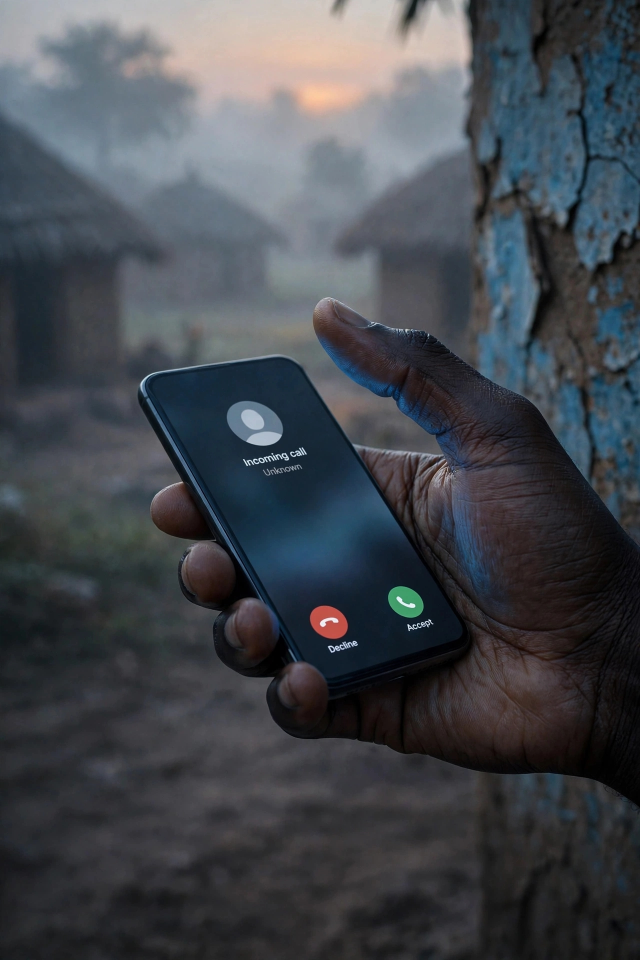
#> input picture serie/images/N25.jpg, 1280 x 1920 px (shown at 1/2 size)
$ python patch_phone.py
#> lines starting #> are read from the running program, lines starting #| are printed output that depends on the picture; after the words box and inside, x2 and y2 are one past the last pixel; in counts of white or black regions, pixels touching at a corner belong together
"""Remplace le texte anglais de l'écran du téléphone (N25) par du français : « Maman / Appel entrant »."""
import cv2, numpy as np, os
from PIL import Image, ImageDraw, ImageFont
ROOT = os.path.dirname(os.path.dirname(os.path.abspath(__file__)))
img = cv2.imread(os.path.join(ROOT, "images/N25.jpg"))
#> img is the input picture: shape (1920, 1280, 3); mean B, G, R 77.7, 71.7, 67.5
mask = np.zeros(img.shape[:2], np.uint8)
for x0, y0, x1, y1 in [(455, 890, 645, 990), (635, 1255, 735, 1325), (790, 1220, 890, 1285)]:
    cv2.rectangle(mask, (x0, y0), (x1, y1), 255, -1)
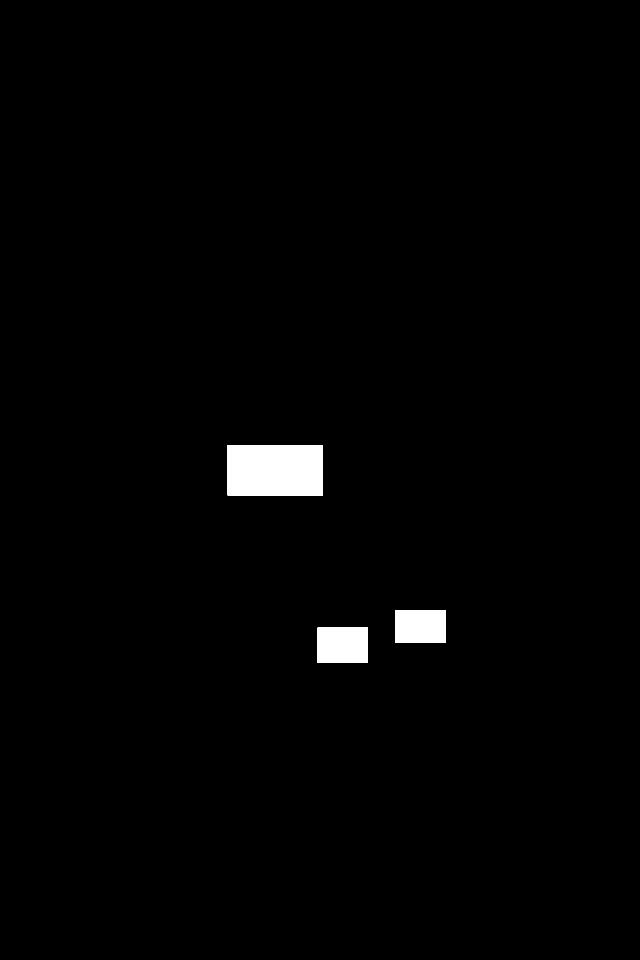
#> mask: shape (1920, 1280) (shown at 1/2 size); 1.3% white; 3 white regions, box (x1, y1, x2, y2) and area: (455, 890, 646, 991) 19291, (635, 1255, 736, 1326) 7171, (790, 1220, 891, 1286) 6666
img = cv2.inpaint(img, mask, 9, cv2.INPAINT_TELEA)
pil = Image.fromarray(cv2.cvtColor(img, cv2.COLOR_BGR2RGB)).convert("RGBA")
F = "/usr/share/fonts/opentype/inter/Inter-Bold.otf"
def put(text, center, size, angle, fill):
#> called with text = 'Maman', center = (548, 918), size = 38, angle = 10, fill = (235, 240, 245, 255)
    f = ImageFont.truetype(F, size)
    lay = Image.new("RGBA", (500, 140), (0, 0, 0, 0)); d = ImageDraw.Draw(lay)
#> after `lay = Image.new('RGBA', (500, 140), (0, 0, 0, 0))`: lay: PIL image 500x140 RGBA; every value is 0
    w = d.textlength(text, font=f); d.text(((500 - w) / 2, 40), text, font=f, fill=fill)
#> after `w = d.textlength(text, font=f)`: w = 137.9
    lay = lay.rotate(angle, resample=Image.BICUBIC, expand=True)
#> lay: PIL image 518x226 RGBA
    pil.alpha_composite(lay, (int(center[0] - lay.width / 2), int(center[1] - lay.height / 2)))
put("Maman", (548, 918), 38, 10, (235, 240, 245, 255))
put("Appel entrant", (548, 960), 24, 10, (150, 160, 170, 255))
#> call 2 of put, with text = 'Appel entrant', center = (548, 960), size = 24, angle = 10, fill = (150, 160, 170, 255)
#> in put (call 2), `w = d.textlength(text, font=f)`: w = 159.8
#> in put (call 2), `lay = lay.rotate(angle, resample=Image.BICUBIC, expand=True)`:
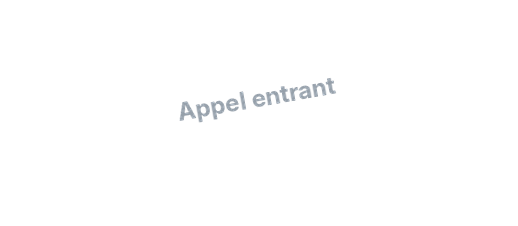
#> lay: PIL image 518x226 RGBA; mean R, G, B, A 2.3, 2.4, 2.6, 2.5; transparent parts drawn white
put("Refuser", (688, 1295), 21, 17, (225, 230, 235, 255))
put("Accepter", (842, 1250), 21, 14, (225, 230, 235, 255))
pil.convert("RGB").save(os.path.join(ROOT, "images/N25_fr.png"))
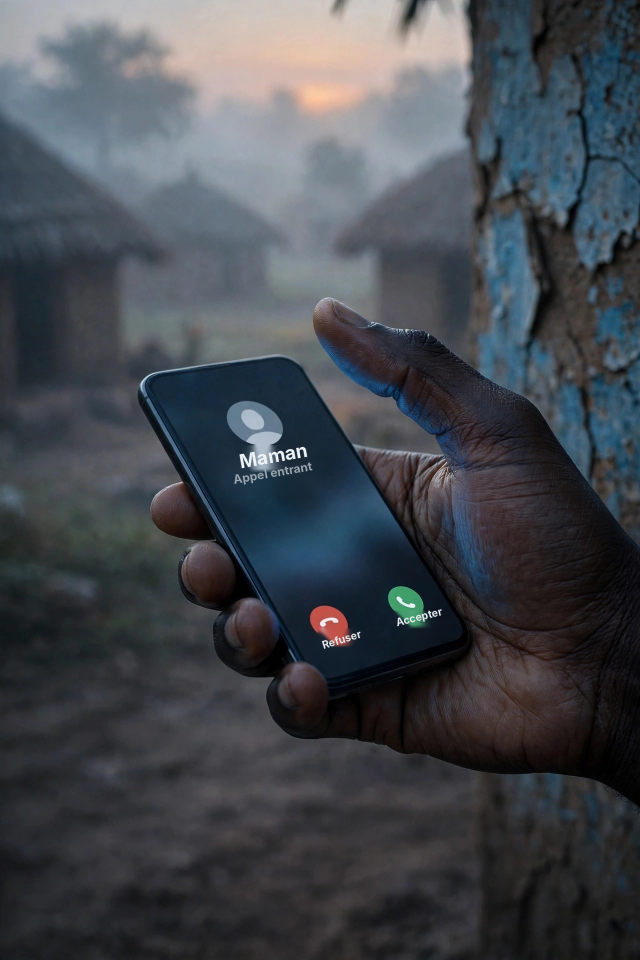
#> saved as N25_fr.png: PIL image 1280x1920 RGB (shown at 1/2 size); mean R, G, B 67.8, 72, 78

$ run again, with serie/images/N22.jpg copied over serie/images/N25.jpg
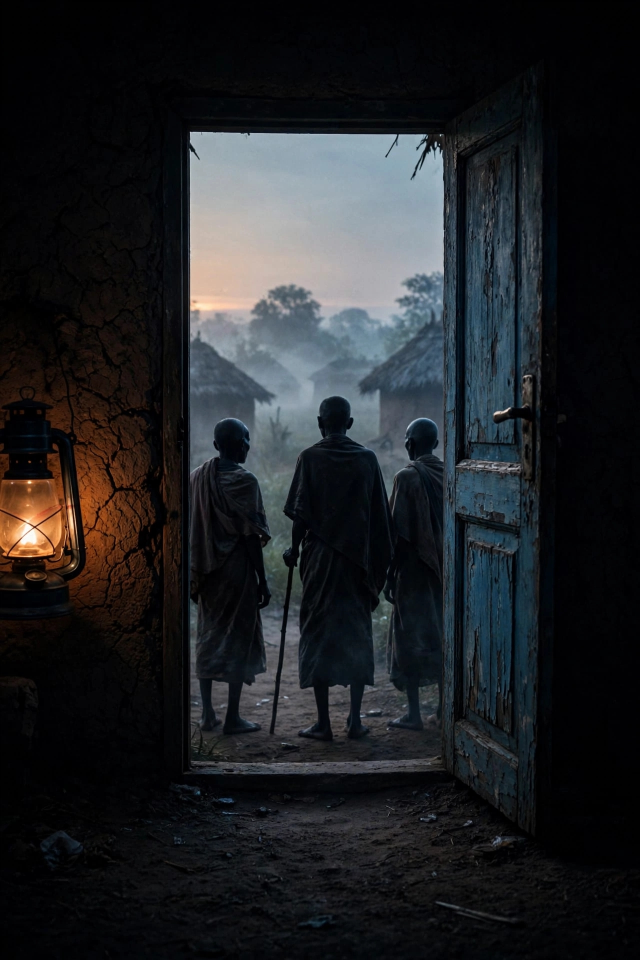
#> input picture serie/images/N22.jpg, 1280 x 1920 px (shown at 1/2 size)
#> img is the input picture: shape (1920, 1280, 3); mean B, G, R 36.5, 33.8, 32.1
#> w = 137.9
#> `pil.convert("RGB").save(os.path.join(ROOT, "images/N25_fr.png"))`:
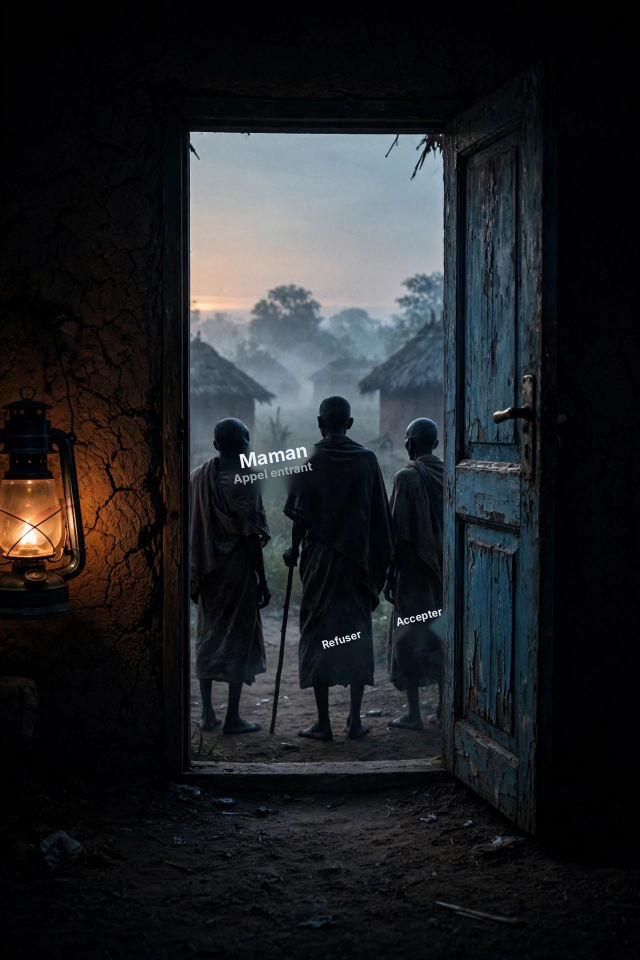
#> saved as N25_fr.png: PIL image 1280x1920 RGB (shown at 1/2 size); mean R, G, B 32.3, 34.1, 36.8

$ run again, with serie/images/N23.jpg copied over serie/images/N25.jpg
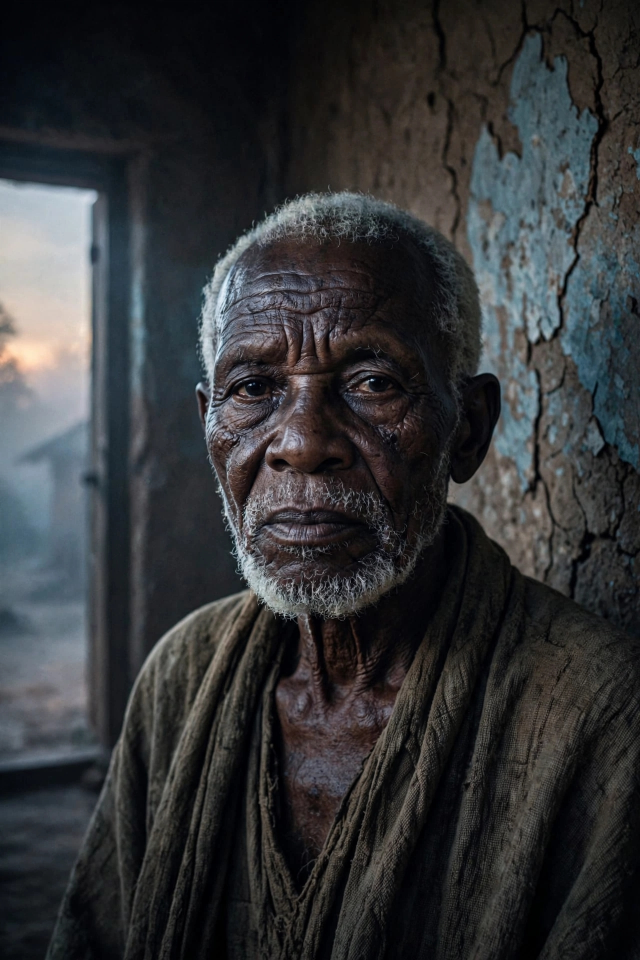
#> input picture serie/images/N23.jpg, 1280 x 1920 px (shown at 1/2 size)
#> img is the input picture: shape (1920, 1280, 3); mean B, G, R 55.2, 53.3, 51.7
#> w = 137.9
#> `pil.convert("RGB").save(os.path.join(ROOT, "images/N25_fr.png"))`:
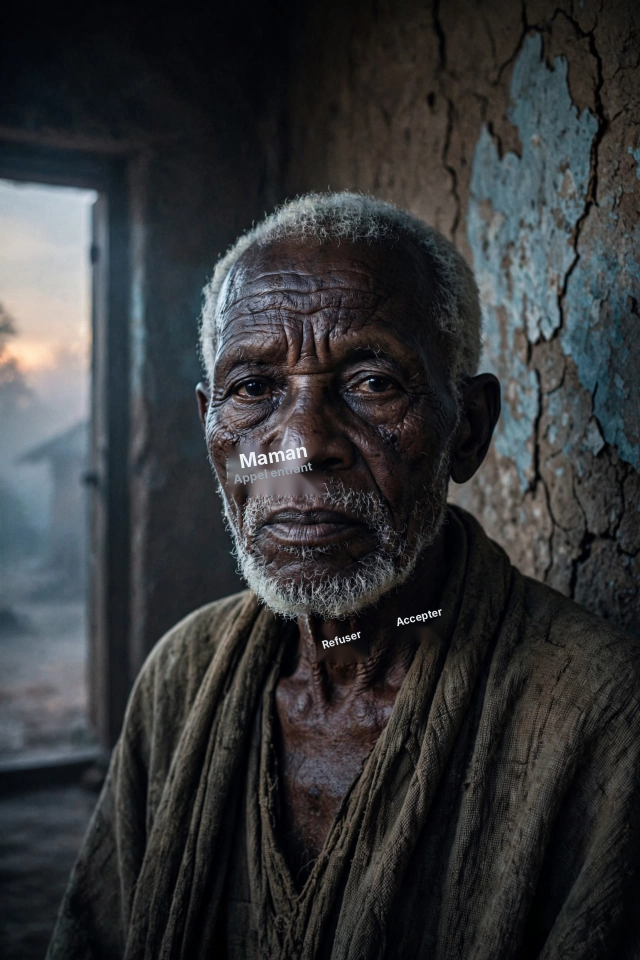
#> saved as N25_fr.png: PIL image 1280x1920 RGB (shown at 1/2 size); mean R, G, B 52.1, 53.7, 55.7

$ run again, with serie/images/N24.jpg copied over serie/images/N25.jpg
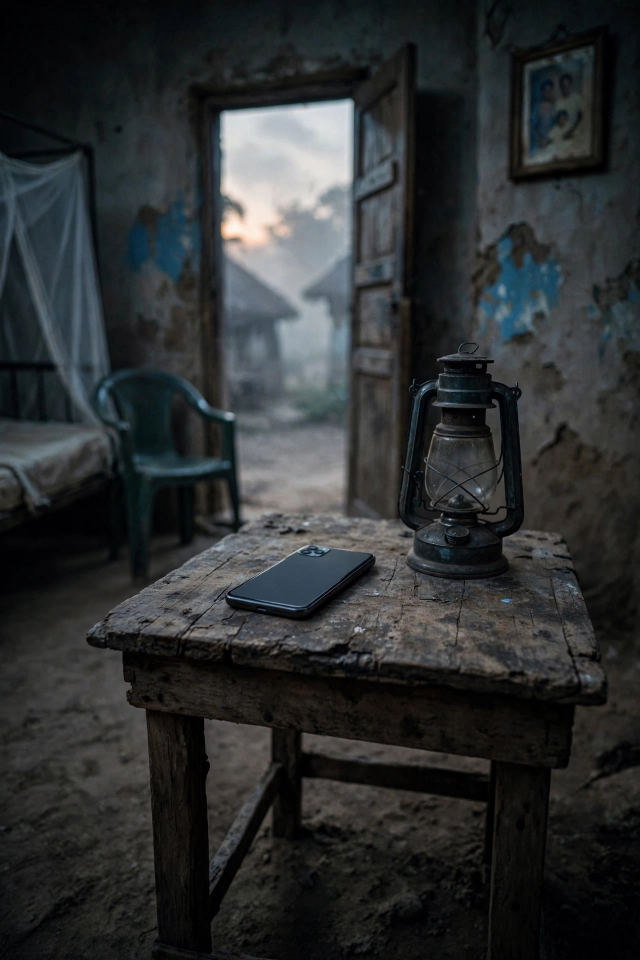
#> input picture serie/images/N24.jpg, 1280 x 1920 px (shown at 1/2 size)
#> img is the input picture: shape (1920, 1280, 3); mean B, G, R 48.8, 48, 45.2
#> w = 137.9
#> `pil.convert("RGB").save(os.path.join(ROOT, "images/N25_fr.png"))`:
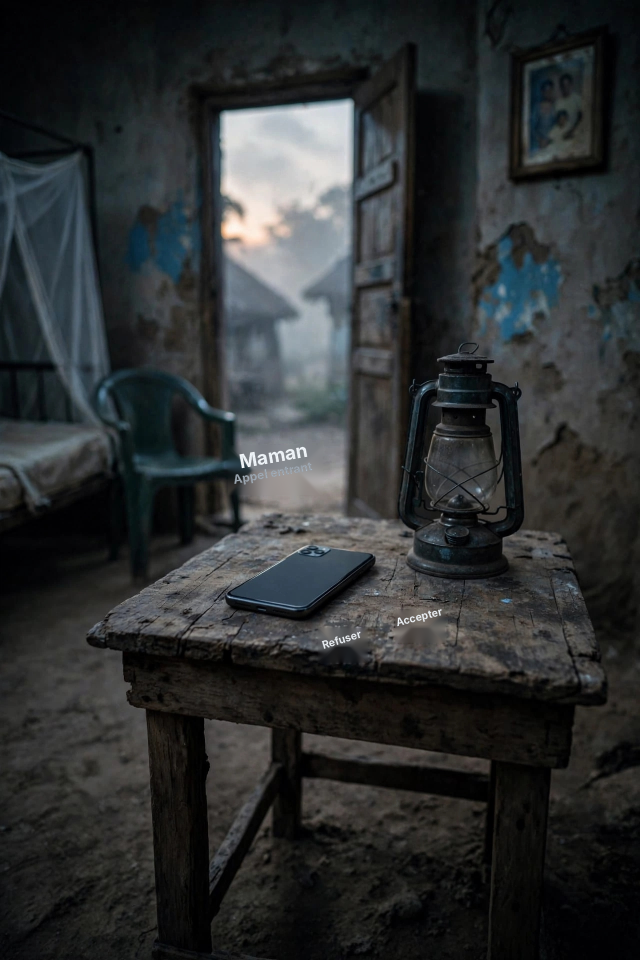
#> saved as N25_fr.png: PIL image 1280x1920 RGB (shown at 1/2 size); mean R, G, B 45.3, 48.1, 49
